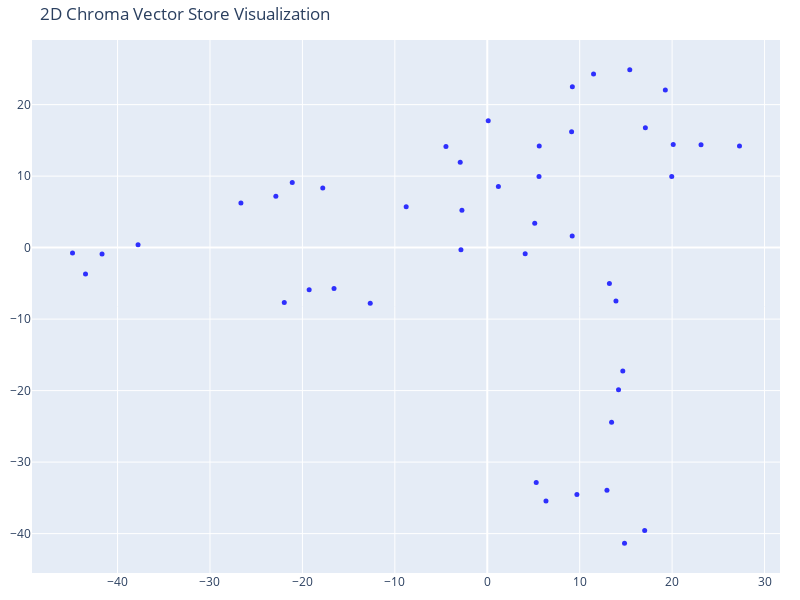

This figure's notebook cell:
### Code cell
# We humans find it easier to visalize things in 2D!
# Reduce the dimensionality of the vectors to 2D using t-SNE
# (t-distributed stochastic neighbor embedding)

tsne = TSNE(n_components=2, perplexity=5, random_state=42)
reduced_vectors = tsne.fit_transform(vectors)

# Create the 2D scatter plot
fig = go.Figure(data=[go.Scatter(
    x=reduced_vectors[:, 0],
    y=reduced_vectors[:, 1],
    mode='markers',
    marker=dict(size=5, color=colors, opacity=0.8),
    text=[f"Type: {t}<br>Text: {d[:100]}..." for t, d in zip(doc_types, documents)],
    hoverinfo='text'
)])

fig.update_layout(
    title='2D Chroma Vector Store Visualization',
    scene=dict(xaxis_title='x',yaxis_title='y'),
    width=800,
    height=600,
    margin=dict(r=20, b=10, l=10, t=40)
)

fig.show()

### Figure 1 — Plotly figure (JSON) as saved in the notebook; plotly's stock layout.template omitted (floating-point values rounded to 4 significant figures)
{"data": [{"hoverinfo": "text", "marker": {"color": ["blue", "blue", "blue", "blue", "blue", "blue", "blue", "blue", "blue", "blue", "blue", "blue", "blue", "blue", "blue", "blue", "blue", "blue", "blue", "blue", "blue", "blue", "blue", "blue", "blue", "blue", "blue", "blue", "blue", "blue", "blue", "blue", "blue", "blue", "blue", "blue", "blue", "blue", "blue", "blue", "blue", "blue", "blue", "blue", "blue"], "opacity": 0.8, "size": 5}, "mode": "markers", "text": ["Type: Hungarian<br>Text: ---\ntitle: \"Kereszttábla-elemzés, korrespondencia elemzés\"\nauthor: \"Kosztyán Zsolt Tibor\"\noutput:\n  ...", "Type: Hungarian<br>Text: Munkamenet\n1. Szükséges függvénykönyvtárak beolvasása\n2. Adatok beolvasása\n3. Kereszttábla elemzése\n...", "Type: Hungarian<br>Text: # Adatok beolvasása\n\nInterneten elérhető adatok közvetlenül is elérhetők nem kell őket előzetesen le...", "Type: Hungarian<br>Text: $$\nf^*_{ij}=\\frac{\\sum_{j:=1}^cf_{ij}\\cdot\\sum_{i:=0}^rf_{ij}}{\\sum_{i:=1}^r\\sum_{j:=1}^cf_{ij}}\n$$\n...", "Type: Hungarian<br>Text: A viszonyítési mérőszámok, vagy más néven asszociatív együtthatók, a $\\chi^2$ mutató 0-1-re normált ...", "Type: Hungarian<br>Text: ## Kereszttábla kiíratása\n```{r,warning=FALSE,message=FALSE}\n# Alkalmazott paraméterek:\n# Adatmátrix...", "Type: Hungarian<br>Text: ## Eredmények kirajzolása\n```{r,warning=FALSE,message=FALSE,fig.width=10,fig.height=7}\nassoc(as.matr...", "Type: Hungarian<br>Text: ---\ntitle: \"Multivariate Analysis - Simple Regression Analysis\"\nauthor: \"Zsolt T. Kosztyan\"\noutput:\n...", "Type: Hungarian<br>Text: # Loading necessary function libraries\n\n```{r,warning=FALSE,message=FALSE}\nlibrary(readxl) # Reading...", "Type: Hungarian<br>Text: # Simple regression analysis\n\nDuring the bivariate (simple) linear regression analysis, the followin...", "Type: Hungarian<br>Text: The linear regression can be performed by the function **lm**.\n\n## Calculate liner regression model\n...", "Type: Hungarian<br>Text: If the *p*-value is greater than 0.05, the hypothesis $H_0$ cannot be rejected; therefore, we should...", "Type: Hungarian<br>Text: $$\nH_{0,1}: \\beta_1=0\\\\\nH_{0,2}: \\beta_2=0\\\\\n...\\\\\nH_{0,n}: \\beta_n=0\n$$\n\nNote that in this case we ...", "Type: Hungarian<br>Text: $$\nR^2=1-\\frac{\\sum_{i:=1}^N(y_i-\\hat{y}_i)^2}{\\sum_{i:=1}^N(y_i-\\overline{y})^2}\\\\\n\\overline{R}^2=1...", "Type: Hungarian<br>Text: However, it is important to note that the result can only be accepted if the regression conditions (...", "Type: Hungarian<br>Text: Therefore, in cross-sectional analysis, the requirements to be dealt with primarily is the fulfillme...", "Type: Hungarian<br>Text: ---\ntitle: \"Variancia-elemzés, Post-Hoc elemzések\"\nauthor: \"Kosztyán Zsolt Tibor\"\noutput:\n  html_doc...", "Type: Hungarian<br>Text: Fontos megkülönböztetni a mérési skálákat, mert ez befolyásolja, hogy milyen többváltozós módszereke...", "Type: Hungarian<br>Text: # Szükséges függvénykönyvtárak beolvasása\n\nÁltalában egy-egy problémára, feladatra (pl. SPSS (SAV) á...", "Type: Hungarian<br>Text: ```{r,warning=FALSE,message=FALSE}\n\nurl <-\"http://kmt.gtk.uni-pannon.hu/kzst/oktatas/km/examples/HUN...", "Type: Hungarian<br>Text: **fojov**, *Főállásból származó havi nettó jövedelem (1000 Ft-ban, 1991-es adat)*, arány skála (érte...", "Type: Hungarian<br>Text: # Varianciaelemzés elvégézse\n\nA variancia-elemzés akkor alkalmazható, ha\n\n1. A magyarázó változók (h...", "Type: Hungarian<br>Text: *A feladat során azt vizsgáljuk, hogy a kategorikus változók (teltip,neme,fogl4) közül melyek hatnak...", "Type: Hungarian<br>Text: ## Fő hatások meghatározása, elemzése\n```{r,warning=FALSE,message=FALSE}\nfit_main <- aov(fojov~telti...", "Type: Hungarian<br>Text: ```{r,warning=FALSE,message=FALSE}\nboxplot(fojov~teltip,data)\nboxplot(fojov~neme,data)\nboxplot(fojov...", "Type: Hungarian<br>Text: ```{r,warning=FALSE,message=FALSE}\nhist(data$fojov)\nshapiro.test(data$fojov) # Normalitás vizsgálata...", "Type: Hungarian<br>Text: ## Együttes hatások (interakció) meghatározása, elemzése\n\nAz interakció vizsgálata során a különböző...", "Type: Hungarian<br>Text: **Vigyázat!** *A csoportokban, vagy csoportkombinációkban legyen mindig legalább 30 elem, mert ez al...", "Type: Hungarian<br>Text: ## Páronkénti összehasonlítás\n\nFontos megjegyezni, hogy mivel a nem esetében csak két kategoriát has...", "Type: Hungarian<br>Text: ### Páronkénti összehasonlítás - homogenitás teljesülése esetén:\n\nEgy variancia elemzés után a legeg...", "Type: Hungarian<br>Text: ```{r,warning=FALSE,message=FALSE}\nTukeyHSD(fit_main)\n```\n\nAz eredmények alapján 5%-os szignifikanci...", "Type: Hungarian<br>Text: Ezt általános esetben, több csoportot összehasonlítva, a Bartlett próbával lehet elvégezni (a 2 mint...", "Type: Hungarian<br>Text: ```{r,warning=FALSE,message=FALSE}\n# Opcionális beállítások:\n# pool.sd = FALSE (nem feltételezünk az...", "Type: Hungarian<br>Text: **Az összegzés előtt fontos tanulság, hogy ha a módszerek alkalmazási feltételei nem telesülnek, akk...", "Type: Hungarian<br>Text: **Összefoglalás:** Az adattáblában 3 kategórikus, magyarázó (nem, település típusa, foglalkoztatás t...", "Type: Hungarian<br>Text: **Házi feladat:** Láthattuk, hogy a variancia-elemzés során nem teljesültek a normalitás feltételei....", "Type: Hungarian<br>Text: ---\ntitle: \"Többváltozós elemzések - kétváltozós regresszió-elemzés\"\nauthor: \"Kosztyán Zsolt Tibor\"\n...", "Type: Hungarian<br>Text: 1. Szükséges függvénykönyvtárak betöltése\n2. Adatok betöltése\n3. Regresszióelemzés elvégzése\n  + Mod...", "Type: Hungarian<br>Text: url <-\"http://kmt.gtk.uni-pannon.hu/kzst/oktatas/km/examples/HUN/xy.xlsx\"\nf<-tempfile()\ndownload.fil...", "Type: Hungarian<br>Text: A regresszió-elemzés értékelésekor három tényezőt vizsgálunk:\n\n1. Modell-szignifikancia teljesülését...", "Type: Hungarian<br>Text: 1. A modell-szignfikianciánál általános esetben a következő $H_0$ hipotézist vizsgáljuk F-próbával:\n...", "Type: Hungarian<br>Text: $$\nH_{0,1}: \\beta_1=0\\\\\nH_{0,2}: \\beta_2=0\\\\\n...\\\\\nH_{0,n}: \\beta_n=0\n$$\n\nVegyük észre, hogy ebben a...", "Type: Hungarian<br>Text: $$\nR^2=1-\\frac{\\sum_{i:=1}^N(y_i-\\hat{y}_i)^2}{\\sum_{i:=1}^N(y_i-\\overline{y})^2}\\\\\n\\overline{R}^2=1...", "Type: Hungarian<br>Text: Fontos ugyanakkor megjegyezni, hogy az eredmény csak akkor fogadható el, ha a regresszió feltételei ...", "Type: Hungarian<br>Text: (4) ha $x$ nem valószínűségi változó, pl. nem mérés eredménye, illetve ha a kapcsolat lineáris, akko..."], "type": "scatter", "x": [-43.47, -21.96, -21.1, -2.849, 14.66, -8.774, -2.741, -37.78, -26.65, 12.95, 9.699, 5.297, 6.353, 13.45, 17.03, 14.85, -44.87, 19.96, -16.58, -17.8, 19.27, 23.13, 17.11, 1.202, -2.927, -4.472, 15.42, 5.598, 9.207, 11.5, 5.621, 27.29, 0.1032, 9.124, 20.12, -12.66, -41.68, -19.27, -22.87, 9.189, 13.21, 13.92, 14.2, 4.102, 5.136], "y": [-3.704, -7.678, 9.104, -0.283, -17.27, 5.709, 5.236, 0.3866, 6.246, -33.93, -34.52, -32.85, -35.43, -24.43, -39.57, -41.35, -0.7411, 9.934, -5.734, 8.345, 22.06, 14.4, 16.78, 8.552, 11.95, 14.15, 24.88, 9.962, 22.48, 24.28, 14.21, 14.21, 17.75, 16.22, 14.43, -7.774, -0.8915, -5.897, 7.192, 1.611, -5.022, -7.466, -19.9, -0.8469, 3.398]}], "layout": {"height": 600, "margin": {"b": 10, "l": 10, "r": 20, "t": 40}, "scene": {"xaxis": {"title": {"text": "x"}}, "yaxis": {"title": {"text": "y"}}}, "title": {"text": "2D Chroma Vector Store Visualization"}, "width": 800}}
